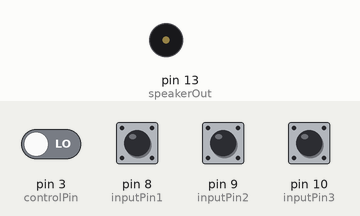
The sketch below on a simulated Arduino Uno, built with avr-gcc and run on an emulated ATmega328P. Shown: buzzer (waves = sounding, pin HIGH). The inputs (shaded band) are chosen by the test bench; at power-on: pin 8 (inputPin1), pin 9 (inputPin2), pin 10 (inputPin3) HIGH, pin 3 (controlPin) LOW. The audio player accepts every command and is not drawn.

Above: at 1.2 s.
1.3 s: pin 3 (controlPin) driven HIGH
At 1.8 s:
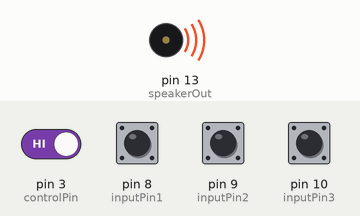
2.8 s: pin 3 (controlPin) driven LOW
At 9.9 s:
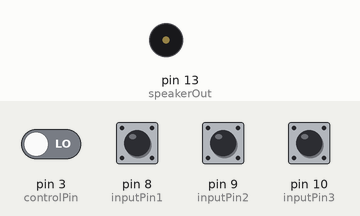
Timing chart, 0 to 11.4 s (numbered marks = the images above; inputs shaded):
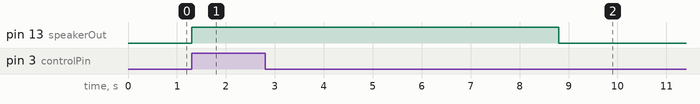

The sketch:

zarisori.ino
```cpp
#include <SoftwareSerial.h>
#include <DFPlayer_Mini_Mp3.h>

const int controlPin = 3;
const int inputPin1 = 8;
const int inputPin2 = 9;
const int inputPin3 = 10;

int speakerOut = 13;

void setup(){
   pinMode (speakerOut, OUTPUT);
   pinMode (controlPin, INPUT);
   pinMode (inputPin1, INPUT_PULLUP);   //ON일 때 LOW, OFF일 때 HIGH
   pinMode (inputPin2, INPUT_PULLUP);
   pinMode (inputPin3, INPUT_PULLUP);

   Serial.begin (9600);
   mp3_set_serial (Serial);   // Mp3 module 통신 세팅
   delay(1);   // 볼륨값 적용을 위한 delay
   mp3_set_volume (30);   // 볼륨조절 값 0~30
}

void loop(){
   //`int pot = analogRead(A0);
   //pot = map(pot, 0, 1023, 0, 30);
  // mp3_set_volume (pot);   // 볼륨조절 값 0~30

   int val = digitalRead(controlPin);
   if (val == HIGH){      //컨트롤 버튼이 눌렸을 때
     digitalWrite(speakerOut, HIGH);
      mp3_play (1);      //"현재"
      delay(1500);   //음성 초 확인 후 변동 있음

      if(digitalRead(inputPin1)==LOW && digitalRead(inputPin2)==LOW && digitalRead(inputPin3)==LOW){ //LOW=스위치 누름
        mp3_play (6);   //"자리가 없습니다."
      }

      else{
            if (digitalRead(inputPin1)==HIGH){
              mp3_play (2);   //"1번"
              delay(1500);   //음성 초 확인 후 변동 있음
            }

            if (digitalRead(inputPin2)==HIGH){
              mp3_play (3);   //"2번"
              delay(1500);   //음성 초 확인 후 변동 있음
            }

            if (digitalRead(inputPin3)==HIGH){
              mp3_play (4);   //"3번"
              delay(1500);   //음성 초 확인 후 변동 있음
           }

           mp3_play (5);   //"자리가 비어있습니다."
           delay(1500);
     }
   }
   else{
     digitalWrite(speakerOut, LOW);
   }
}
```

Measured:
- after the input at 1.3 s, pin 13 (speakerOut): LOW → HIGH at once
- after the input at 2.8 s, pin 13 (speakerOut): HIGH → LOW after 6.0 s
